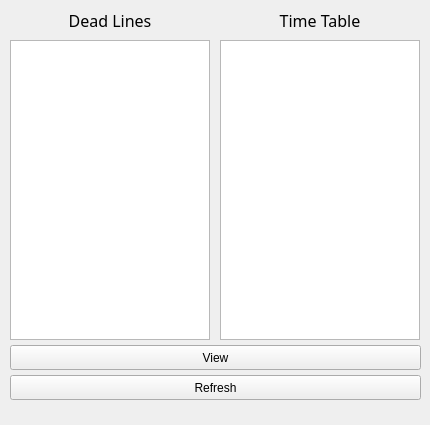
<?xml version="1.0" encoding="UTF-8"?>
<ui version="4.0">
 <class>MainWindow</class>
 <widget class="QMainWindow" name="MainWindow">
  <property name="geometry">
   <rect>
    <x>0</x>
    <y>0</y>
    <width>430</width>
    <height>425</height>
   </rect>
  </property>
  <property name="windowTitle">
   <string>MainWindow</string>
  </property>
  <widget class="QWidget" name="centralwidget">
   <widget class="QTableWidget" name="ttab_tabl">
    <property name="geometry">
     <rect>
      <x>220</x>
      <y>40</y>
      <width>200</width>
      <height>300</height>
     </rect>
    </property>
   </widget>
   <widget class="QTableWidget" name="dead_tabl">
    <property name="geometry">
     <rect>
      <x>10</x>
      <y>40</y>
      <width>200</width>
      <height>300</height>
     </rect>
    </property>
    <attribute name="verticalHeaderMinimumSectionSize">
     <number>23</number>
    </attribute>
   </widget>
   <widget class="QLabel" name="ttab_txt">
    <property name="geometry">
     <rect>
      <x>220</x>
      <y>10</y>
      <width>200</width>
      <height>20</height>
     </rect>
    </property>
    <property name="font">
     <font>
      <family>MV Boli</family>
      <pointsize>12</pointsize>
      <weight>50</weight>
      <bold>false</bold>
     </font>
    </property>
    <property name="text">
     <string>Time Table</string>
    </property>
    <property name="alignment">
     <set>Qt::AlignCenter</set>
    </property>
   </widget>
   <widget class="QLabel" name="dead_txt">
    <property name="geometry">
     <rect>
      <x>10</x>
      <y>10</y>
      <width>200</width>
      <height>20</height>
     </rect>
    </property>
    <property name="font">
     <font>
      <family>MV Boli</family>
      <pointsize>12</pointsize>
     </font>
    </property>
    <property name="text">
     <string>Dead Lines</string>
    </property>
    <property name="alignment">
     <set>Qt::AlignCenter</set>
    </property>
   </widget>
   <widget class="QPushButton" name="view_btn">
    <property name="geometry">
     <rect>
      <x>10</x>
      <y>345</y>
      <width>411</width>
      <height>25</height>
     </rect>
    </property>
    <property name="text">
     <string>View</string>
    </property>
    <attribute name="buttonGroup">
     <string notr="true">view_btns</string>
    </attribute>
   </widget>
   <widget class="QPushButton" name="refresh_btn">
    <property name="geometry">
     <rect>
      <x>10</x>
      <y>375</y>
      <width>411</width>
      <height>25</height>
     </rect>
    </property>
    <property name="text">
     <string>Refresh</string>
    </property>
   </widget>
  </widget>
  <widget class="QMenuBar" name="menubar">
   <property name="geometry">
    <rect>
     <x>0</x>
     <y>0</y>
     <width>430</width>
     <height>21</height>
    </rect>
   </property>
  </widget>
 </widget>
 <resources/>
 <connections/>
 <buttongroups>
  <buttongroup name="view_btns"/>
 </buttongroups>
</ui>
